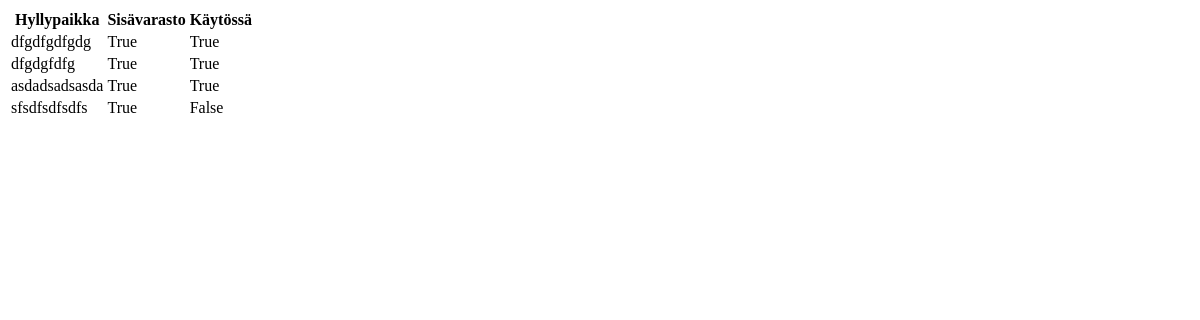
The page /stock-locations on the database as committed earlier.
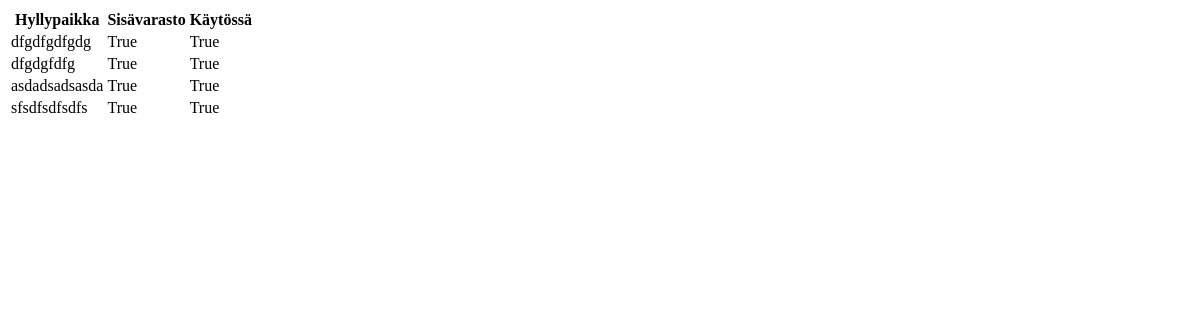
The same page on the database as committed later.
### models/locations.py (models this page shows)
class StockLocations(db.Model):
    location_id = db.Column(db.Integer, primary_key=True)
    name = db.Column(db.String(100), nullable=False, unique=True)  # Unique location name
    is_flexible = db.Column(db.Boolean, default=True)  # By default, it's flexible
    is_occupied = db.Column(db.Boolean, default=False)  # Is this spot occupied?
    tire_id = db.Column(db.Integer, db.ForeignKey('tires.tire_id'), nullable=True)
    tire = db.relationship('Tires', back_populates='stock_location')

### views/stock_locations_route.py (the view)
@list_stock_locations_blueprint.route('/stock-locations', methods=['GET'])
def list_stock_locations():
    locations = StockLocations.query.all()
    return render_template('list_stock_locations.html', locations=locations)

### templates/list_stock_locations.html (shortened to what this page needs)
<!DOCTYPE html>
<html>
<head>
</head>
<body>
    <table>
        <thead>
            <tr>
                <th>Hyllypaikka</th>
                <th>Sisävarasto</th>
                <th>Käytössä</th>
            </tr>
        </thead>
        <tbody>
            {% for location in locations %}
            <tr>
                <td>{{ location.name }}</td>
                <td>{{ location.is_flexible }}</td>
                <td>{{ location.is_occupied }}</td>
            </tr>
            {% endfor %}
        </tbody>
    </table>
</body>
</html>

Rows that differ between the two databases and show on the page:
changed StockLocations "sfsdfsdfsdfs": is_occupied "False" → "True"
